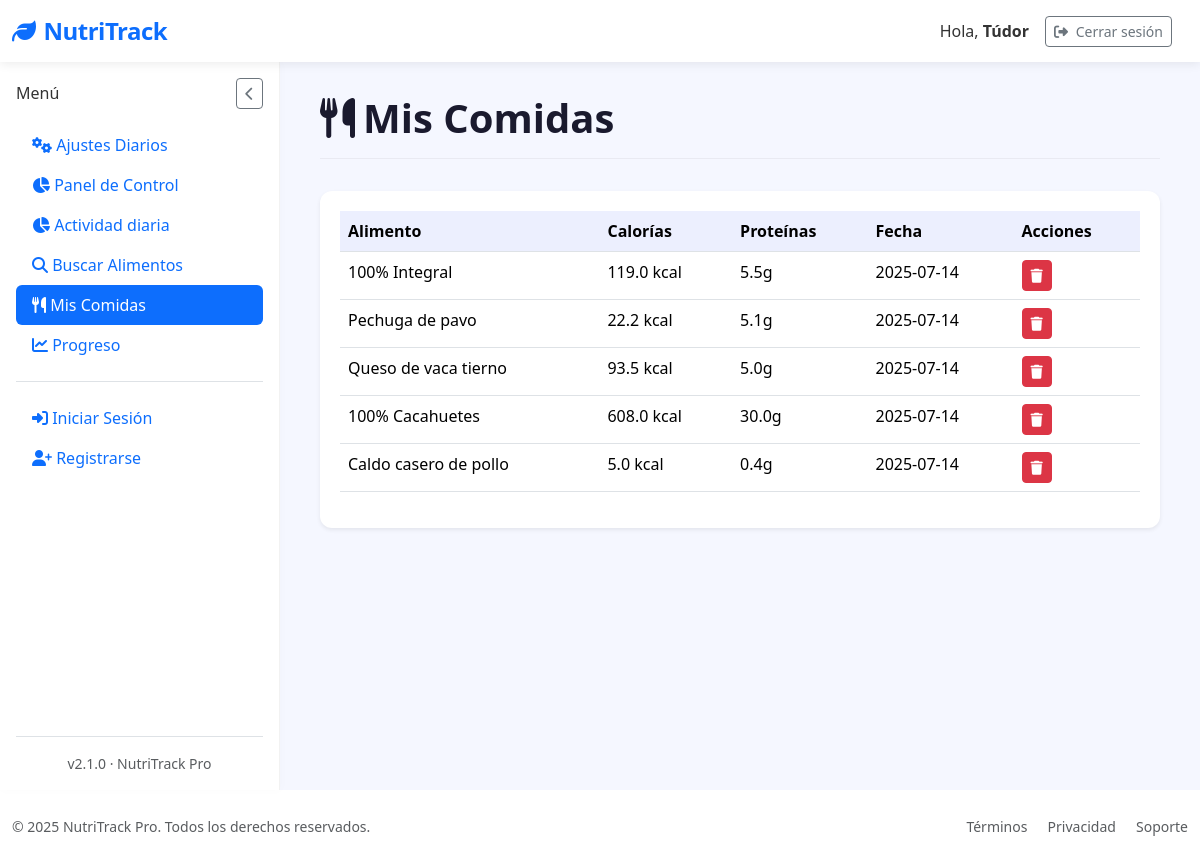
The app's page /mis-comidas (signed in) with its own data.
### tables this page shows
CREATE TABLE "loggin" (
	"id"	INTEGER,
	"username"	TEXT NOT NULL,
	"password"	TEXT,
	"email"	TEXT, google_id TEXT,
	PRIMARY KEY("id" AUTOINCREMENT)
);

CREATE TABLE "food_entries" (
	"id"	INTEGER,
	"user_id"	INTEGER NOT NULL,
	"food_name"	TEXT NOT NULL,
	"calories"	REAL,
	"proteins"	REAL,
	"fats"	REAL,
	"carbs"	REAL,
	"date"	TIMESTAMP DEFAULT CURRENT_TIMESTAMP,
	"created_at"	TEXT,
	PRIMARY KEY("id" AUTOINCREMENT),
	FOREIGN KEY("user_id") REFERENCES "loggin"("id")
);

### app/controllers/MyfoodsController.py (the view)
@app.route('/mis-comidas')
@login_required
def mis_comidas():
    with get_db_cursor() as cur:
        cur.execute("""
            SELECT id, food_name, calories, proteins, date
            FROM food_entries
            WHERE user_id = ?
            ORDER BY date DESC
        """, (current_user.id,))
        comidas = cur.fetchall()
    return render_template('Myfoods/mis_comidas.html', comidas=comidas)

### app/__init__.py (called while the page is built)
@login_manager.user_loader
def load_user(user_id):
    return User.get_by_id(user_id)

### app/conexion.py (called while the page is built)
@contextmanager
def get_db_connection():
    conn = sqlite3.connect(DATABASE)
    conn.row_factory = sqlite3.Row  # Esto permite acceso como diccionario
    try:
        yield conn
    finally:
        conn.close()

@contextmanager
def get_db_cursor():
    with get_db_connection() as conn:
        cursor = conn.cursor()
        try:
            yield cursor
            conn.commit()
        except:
            conn.rollback()
            raise

### app/models/LoginGoogleModel.py (called while the page is built)
    @staticmethod
    def get_by_id(user_id):
        with get_db_cursor() as cur:
            cur.execute("SELECT * FROM loggin WHERE id = ?", (user_id,))
            user = cur.fetchone()
            if user:
                return User(
                    id=user['id'],
                    username=user['username'],
                    email=user['email'] if 'email' in user.keys() else None,
                    google_id=user['google_id'] if 'google_id' in user.keys() else None
                )
        return None

### app/templates/Myfoods/mis_comidas.html (shortened to what this page needs)
{% extends "base.html" %}
{% block section %}
<div class="page-header">
  <h1 class="page-title">
    <i class="fas fa-utensils me-2"></i>Mis Comidas
  </h1>
</div>
<div class="card border-0 shadow-sm">
  <div class="card-body">
    {% if comidas %}
    <div class="table-responsive">
      <table class="table table-hover">
        <thead>
          <tr>
            <th>Alimento</th>
            <th>Calorías</th>
            <th>Proteínas</th>
            <th>Fecha</th>
            <th>Acciones</th>
          </tr>
        </thead>
        <tbody>
          {% for comida in comidas %}
          <tr>
            <td>{{ comida['food_name'] }}</td>
            <td>{{ comida['calories'] }} kcal</td>
            <td>{{ comida['proteins'] }}g</td>
            <td>{{ comida['date'] }}</td>
            <td>
              <form method="POST" action="{{ url_for('eliminar_comida', comida_id=comida['id']) }}">
                <button type="submit" class="btn btn-sm btn-danger">
                  <i class="fas fa-trash"></i>
                </button>
              </form>
            </td>
          </tr>
          {% endfor %}
        </tbody>
      </table>
    </div>
    {% else %}
    <div class="text-center py-5">
      <i class="fas fa-utensils fa-3x text-muted mb-3"></i>
      <h5 class="fw-medium">No hay comidas registradas</h5>
      <p class="text-muted">Busca y añade alimentos para verlos aquí.</p>
    </div>
    {% endif %}
  </div>
</div>
{% endblock %}

### app/templates/base.html (shortened to what this page needs)
<!DOCTYPE html>
<html lang="es" data-bs-theme="light">
<head>
    <link href="https://cdn.jsdelivr.net/npm/bootstrap@5.3.2/dist/css/bootstrap.min.css" rel="stylesheet">
    <link rel="stylesheet" href="https://cdn.jsdelivr.net/npm/bootstrap-icons@1.11.1/font/bootstrap-icons.css">
    <link rel="stylesheet" href="https://cdnjs.cloudflare.com/ajax/libs/font-awesome/6.5.2/css/all.min.css" />
    <link href="https://cdn.jsdelivr.net/npm/sweetalert2@11/dist/sweetalert2.min.css" rel="stylesheet">
    <link rel="stylesheet" href="{{ url_for('static', filename='styles/Stylebase.css') }}">
</head>
<body>
    <nav class="navbar navbar-expand-lg navbar-light bg-white">
        <div class="container-fluid">
            <a class="navbar-brand text-primary" href="{{ url_for('logout') }}">
                <i class="fas fa-leaf me-2"></i>NutriTrack
            </a>
            <div class="d-flex align-items-center ms-auto">
                <span class="me-3 d-none d-md-inline">Hola, <strong>{{ current_user.username }}</strong></span>
                <a href="{{ url_for('logout') }}"
                   class="btn btn-outline-secondary btn-sm me-3"
                   onclick="return confirmLogout(event)">
                    <i class="fas fa-sign-out-alt me-1"></i> Cerrar sesión
                </a>
            </div>
        </div>
    </nav>
    <div class="container-fluid flex-grow-1">
        <div class="row h-100 g-0">
            <nav class="sidebar d-flex flex-column p-3" id="sidebar">
                <div class="d-flex justify-content-between align-items-center mb-3">
                    <h6 class="sidebar-title mb-0">Menú</h6>
                    <button id="closeSidebarBtn" class="btn btn-sm btn-outline-secondary d-lg-block">
                        <i class="fas fa-chevron-left"></i>
                    </button>
                </div>
                <ul class="nav nav-pills flex-column mb-auto">
                    <li>
                        <a href="{{ url_for('settings') }}" class="nav-link {% if request.path == url_for('settings') %}active{% endif %}">
                            <i class="fas fa-cogs"></i> Ajustes Diarios
                        </a>
                    </li>
                    <li class="nav-item">
                        <a href="{{ url_for('dashboard') }}" class="nav-link {% if request.path == url_for('dashboard') %}active{% endif %}">
                            <i class="fas fa-chart-pie"></i> Panel de Control
                        </a>
                    </li>
                    <li class="nav-item">
                        <a href="{{ url_for('activity') }}" class="nav-link {% if request.path == url_for('activity') %}active{% endif %}">
                            <i class="fas fa-chart-pie"></i> Actividad diaria
                        </a>
                    </li>
                    <li>
                        <a href="{{ url_for('search_food') }}" class="nav-link {% if request.path == url_for('search_food') %}active{% endif %}">
                            <i class="fas fa-search"></i> Buscar Alimentos
                        </a>
                    </li>
                    <li>
                        <a href="{{ url_for('mis_comidas') }}" class="nav-link {% if request.path == url_for('mis_comidas') %}active{% endif %}">
                            <i class="fas fa-utensils"></i> Mis Comidas
                        </a>
                    </li>
                    <li>
                        <a href="{{ url_for('progreso') }}" class="nav-link {% if request.path == url_for('progreso') %}active{% endif %}">
                            <i class="fas fa-chart-line"></i> Progreso
                        </a>
                    </li>
                    <li class="pt-3 mt-3 border-top">
                        {% if session.username %}
                        <a href="{{ url_for('logout') }}" class="nav-link">
                            <i class="fas fa-sign-out-alt"></i> Cerrar Sesión
                        </a>
                        {% else %}
                        <a href="{{ url_for('login') }}" class="nav-link">
                            <i class="fas fa-sign-in-alt"></i> Iniciar Sesión
                        </a>
                        <a href="{{ url_for('register') }}" class="nav-link">
                            <i class="fas fa-user-plus"></i> Registrarse
                        </a>
                        {% endif %}
                    </li>
                </ul>
                <div class="mt-auto pt-3 border-top">
                    <div class="text-center small text-muted">
                        v2.1.0 · NutriTrack Pro
                    </div>
                </div>
            </nav>
            <main class="main-content" id="mainContent">
                {% block section %}{% endblock %}
            </main>
        </div>
    </div>
    <footer class="bg-white py-4 mt-auto">
        <div class="container-fluid">
            <div class="row align-items-center">
                <div class="col-md-6 text-center text-md-start">
                    <p class="mb-0 small text-muted">&copy; 2025 NutriTrack Pro. Todos los derechos reservados.</p>
                </div>
                <div class="col-md-6 text-center text-md-end">
                    <a href="#" class="text-decoration-none small text-muted me-3">Términos</a>
                    <a href="#" class="text-decoration-none small text-muted me-3">Privacidad</a>
                    <a href="#" class="text-decoration-none small text-muted">Soporte</a>
                </div>
            </div>
        </div>
    </footer>
</body>
</html>

### app/static/styles/StyleBase.css (style rules this page uses)
:root { --primary-color: #4361ee; --secondary-color: #3f37c9; --accent-color: #4cc9f0; --dark-color: #1a1a2e; --light-color: #f8f9fa; --success-color: #4bb543; }
body { font-family: 'Segoe UI', system-ui, -apple-system, sans-serif; background-color: #f5f7ff; color: #333; min-height: 100vh; display: flex; flex-direction: column; overflow-x: hidden; }
.navbar-brand { font-weight: 700; font-size: 1.5rem; letter-spacing: -0.5px; }
.navbar { box-shadow: 0 2px 10px rgba(0, 0, 0, 0.08); background: white !important; position: relative; z-index: 1100; }
.container-fluid.flex-grow-1 { display: flex; flex-direction: column; min-height: calc(100vh - 72px - 70px); padding-left: 0; padding-right: 0; }
.row.h-100 { display: flex; flex-grow: 1; flex-wrap: nowrap; margin-left: 0; margin-right: 0; width: 100%; }
.sidebar { width: 280px; background: white; position: sticky; top: 72px; border-right: 1px solid rgba(0, 0, 0, 0.05); box-shadow: 1px 0 10px rgba(0, 0, 0, 0.02); transition: all 0.3s ease; z-index: 100; display: flex; flex-direction: column; flex-shrink: 0; height: calc(100vh - 72px); padding: 1rem; }
.main-content { flex-grow: 1; flex-basis: 0; padding: 2rem 2.5rem; background-color: #f5f7ff; overflow-y: auto; }
.card-body { padding: 1.25rem; }
.card-body { flex-grow: 1; }
.card { border: none; border-radius: 12px; box-shadow: 0 4px 12px rgba(0, 0, 0, 0.05); transition: transform 0.2s ease, box-shadow 0.2s ease; }
.table { --bs-table-bg: transparent; }
.table > thead { background-color: rgba(67, 97, 238, 0.1); color: var(--primary-color); }
.page-header { display: flex; justify-content: space-between; align-items: center; margin-bottom: 2rem; padding-bottom: 1rem; border-bottom: 1px solid rgba(0, 0, 0, 0.05); }
.page-title { font-weight: 700; color: var(--dark-color); margin: 0; }

### records on screen
loggin: username "Túdor"
food_entries: food_name "100% Integral", calories "119.0", proteins "5.5", date "2025-07-14"
food_entries: food_name "Pechuga de pavo", calories "22.2", proteins "5.1", date "2025-07-14"
food_entries: food_name "Queso de vaca tierno", calories "93.5", proteins "5.0", date "2025-07-14"
food_entries: food_name "100% Cacahuetes", calories "608.0", proteins "30.0", date "2025-07-14"
food_entries: food_name "Caldo casero de pollo", calories "5.0", proteins "0.4", date "2025-07-14"
